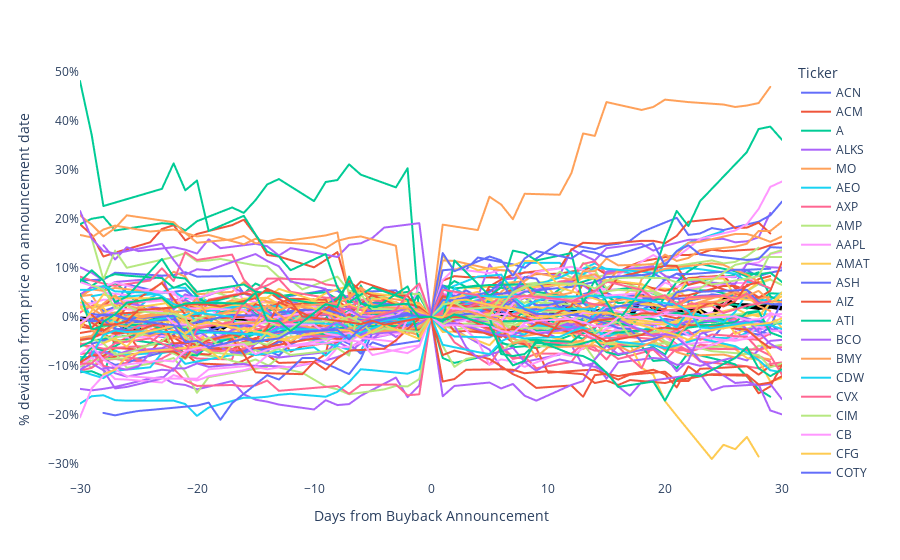

Notebook source saved alongside this figure:
### Code cell
# 30 day chart WITH average chart

stock_data_30day = stock_data_merged.loc[stock_data_merged['within_30_days'] == 1,]
stock_data_30day.head(50)
fig = px.line(stock_data_30day, x="announcement_offset", y="deviation_from_announcement_date_pct", color='Ticker',
             labels={
                     "announcement_offset": "Days from Buyback Announcement",
                     "deviation_from_announcement_date_pct": "% deviation from price on announcement date"
                 })
fig.layout.yaxis.tickformat = ',.0%'
fig.update_xaxes(showgrid=False)
fig.update_yaxes(showgrid=False)

fig.update_layout({
'plot_bgcolor': 'rgba(0, 0, 0, 0)',
'paper_bgcolor': 'rgba(0, 0, 0, 0)',
})




## Add 30 day averages
#avg_30day = stock_data_30day
avg_30day_grouped = stock_data_30day[['Ticker', 'announcement_offset','deviation_from_announcement_date_pct']].groupby('announcement_offset')['deviation_from_announcement_date_pct'].mean()
avg_30day_grouped = avg_30day_grouped.to_frame()
avg_30day_grouped = avg_30day_grouped.reset_index()


## Add Chart element
trace1 = go.Scatter(
    x=avg_30day_grouped['announcement_offset'].tolist(),
    y=avg_30day_grouped['deviation_from_announcement_date_pct'].tolist(),
    line=dict(
        color='black',
        width = 5),
    name='Average'
    #xperiod="M1"
    #xperiodalignment="middle"
    #hovertemplate="%{y}%{_xother}"
)




fig.add_trace(trace1)
